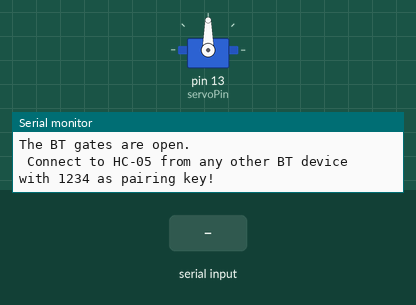
Simulated run of this sketch. Board: Arduino Uno, built with avr-gcc and run on an emulated ATmega328P. On the bench: servo, the last lines printed to the serial monitor. The inputs (shaded band) are chosen by the test bench.

Above: at 1.2 s.
1.3 s: "1" received over the second serial link
At 1.6 s:
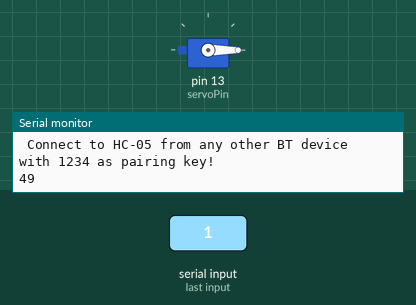
Timing chart, 0 to 4.3 s (numbered marks = the images above; inputs shaded):
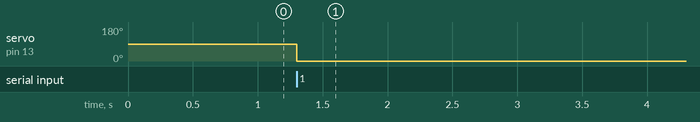

Measured:
- after the input at 1.3 s, servo on pin 13 (servoPin): 90° → 0° at once

The sketch:

Bluetooth_Servo_Control_Slider.ino
```cpp
/*
 * Name: Bheesham Ramkissoon
 * Date: May 9, 2019
 * Description: Blinks an LED when a button is pressed on a
 * bluetooth device
 */

#include <SoftwareSerial.h> // Including the serial communication library to use the digital pins for communication
#include <Servo.h> // Including the servo library so that we can utilize the servo library commands

Servo servo1; // creating a new servo object
SoftwareSerial BTSerial(10, 11); // Creating an instance of a SoftwareSerial object called BTSerial with pins 10, 11

const int servoPin = 13; // servo motor connected to pin 13
int BTDataIn; // variable to store data received from HC-05

void setup() {
  // put your setup code here, to run once:
  servo1.attach(servoPin);
  Serial.begin(9600);
  BTSerial.begin(9600);
  Serial.println("The BT gates are open.\n Connect to HC-05 from any other BT device with 1234 as pairing key!");

}

void loop() {
  // put your main code here, to run repeatedly:
  if (BTSerial.available() > 0){
    BTDataIn = BTSerial.read(); // if there is data, assign it to the BTDataIn variable
    map(BTDataIn, 0, 1023, 500, 2500);
    servo1.writeMicroseconds(BTDataIn);
    Serial.println(BTDataIn); // print the value of Bluetooth Data to Serial Monitor

  }

}
```
